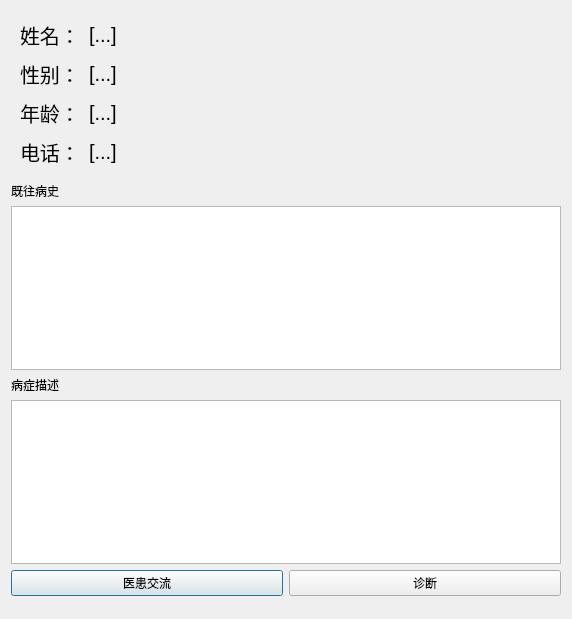
<?xml version="1.0" encoding="UTF-8"?>
<ui version="4.0">
 <class>PatientInformationDetail</class>
 <widget class="QDialog" name="PatientInformationDetail">
  <property name="geometry">
   <rect>
    <x>0</x>
    <y>0</y>
    <width>572</width>
    <height>619</height>
   </rect>
  </property>
  <property name="windowTitle">
   <string>病患详细信息</string>
  </property>
  <layout class="QVBoxLayout" name="verticalLayout">
   <item>
    <layout class="QHBoxLayout" name="horizontalLayout_2">
     <item>
      <layout class="QFormLayout" name="formLayout">
       <property name="horizontalSpacing">
        <number>9</number>
       </property>
       <property name="verticalSpacing">
        <number>9</number>
       </property>
       <property name="leftMargin">
        <number>9</number>
       </property>
       <property name="topMargin">
        <number>9</number>
       </property>
       <property name="rightMargin">
        <number>9</number>
       </property>
       <property name="bottomMargin">
        <number>9</number>
       </property>
       <item row="0" column="0">
        <widget class="QLabel" name="label">
         <property name="font">
          <font>
           <pointsize>15</pointsize>
          </font>
         </property>
         <property name="text">
          <string>姓名：</string>
         </property>
        </widget>
       </item>
       <item row="0" column="1">
        <widget class="QLabel" name="label_8">
         <property name="font">
          <font>
           <pointsize>15</pointsize>
          </font>
         </property>
         <property name="text">
          <string>[...]</string>
         </property>
        </widget>
       </item>
       <item row="1" column="0">
        <widget class="QLabel" name="label_2">
         <property name="font">
          <font>
           <pointsize>15</pointsize>
          </font>
         </property>
         <property name="text">
          <string>性别：</string>
         </property>
        </widget>
       </item>
       <item row="1" column="1">
        <widget class="QLabel" name="label_9">
         <property name="font">
          <font>
           <pointsize>15</pointsize>
          </font>
         </property>
         <property name="text">
          <string>[...]</string>
         </property>
        </widget>
       </item>
       <item row="2" column="0">
        <widget class="QLabel" name="label_3">
         <property name="font">
          <font>
           <pointsize>15</pointsize>
          </font>
         </property>
         <property name="text">
          <string>年龄：</string>
         </property>
        </widget>
       </item>
       <item row="2" column="1">
        <widget class="QLabel" name="label_10">
         <property name="font">
          <font>
           <pointsize>15</pointsize>
          </font>
         </property>
         <property name="text">
          <string>[...]</string>
         </property>
        </widget>
       </item>
       <item row="3" column="0">
        <widget class="QLabel" name="label_4">
         <property name="font">
          <font>
           <pointsize>15</pointsize>
          </font>
         </property>
         <property name="text">
          <string>电话：</string>
         </property>
        </widget>
       </item>
       <item row="3" column="1">
        <widget class="QLabel" name="label_13">
         <property name="font">
          <font>
           <pointsize>15</pointsize>
          </font>
         </property>
         <property name="text">
          <string>[...]</string>
         </property>
        </widget>
       </item>
      </layout>
     </item>
     <item>
      <widget class="QLabel" name="DoctorPhoto">
       <property name="text">
        <string/>
       </property>
       <property name="pixmap">
        <pixmap resource="res.qrc">:/img/DefaultPhoto.jpg</pixmap>
       </property>
       <property name="scaledContents">
        <bool>true</bool>
       </property>
       <property name="alignment">
        <set>Qt::AlignCenter</set>
       </property>
      </widget>
     </item>
    </layout>
   </item>
   <item>
    <widget class="QLabel" name="label_5">
     <property name="text">
      <string>既往病史</string>
     </property>
    </widget>
   </item>
   <item>
    <widget class="QTextBrowser" name="textBrowser"/>
   </item>
   <item>
    <widget class="QLabel" name="label_6">
     <property name="text">
      <string>病症描述</string>
     </property>
    </widget>
   </item>
   <item>
    <widget class="QTextBrowser" name="textBrowser_2"/>
   </item>
   <item>
    <layout class="QHBoxLayout" name="horizontalLayout">
     <item>
      <widget class="QPushButton" name="chatBtn">
       <property name="text">
        <string>医患交流</string>
       </property>
      </widget>
     </item>
     <item>
      <widget class="QPushButton" name="complainBtn">
       <property name="text">
        <string>诊断</string>
       </property>
      </widget>
     </item>
    </layout>
   </item>
   <item>
    <spacer name="verticalSpacer">
     <property name="orientation">
      <enum>Qt::Vertical</enum>
     </property>
     <property name="sizeHint" stdset="0">
      <size>
       <width>20</width>
       <height>40</height>
      </size>
     </property>
    </spacer>
   </item>
  </layout>
 </widget>
 <resources>
  <include location="res.qrc"/>
 </resources>
 <connections/>
</ui>
